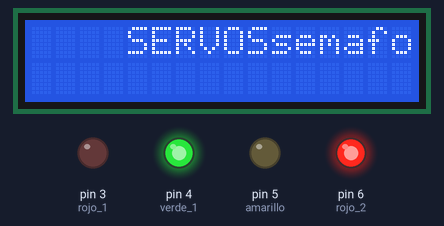
The sketch below on a simulated Arduino Uno, built with avr-gcc and run on an emulated ATmega328P. On the bench: 16×2 character LCD, output pins drawn as LEDs (lit = HIGH).

Above: at 0.21 s.
At 0.81 s:
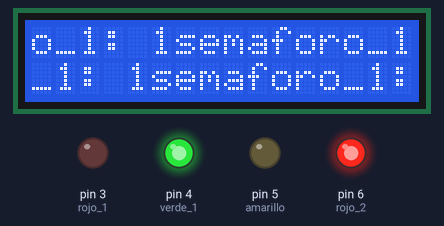
At 1.71 s:
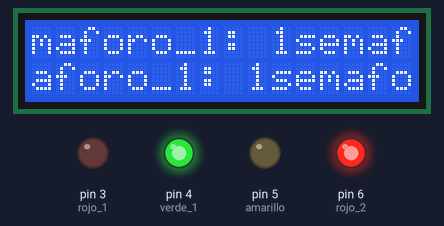
At 3.22 s:
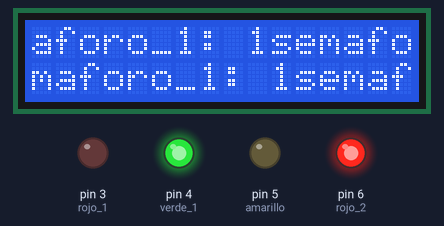
Timing chart, 0 to 4.7 s (numbered marks = the images above):
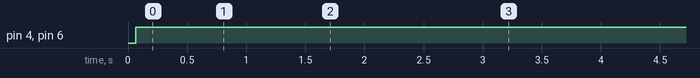

Measured:
- by itself, pin 4 (verde_1), pin 6 (rojo_2): LOW → HIGH at 0.06 s
- by itself, everything shown: repeats every 3.0 s, in 10 steps

The sketch:

Semaforo.ino
```cpp
#include <LiquidCrystal.h>

#define sh_1 1
#define sh_2 2
#define rojo_1 3
#define verde_1 4
#define amarillo 5
#define rojo_2 6
#define verde_2 7
int ind;
int ban = 0;
int cap;
int suma = 0;

LiquidCrystal lcd(8,9,10,12,11,13);  //(rs,e,d4,d5,d6,d7)

void setup() {
  Serial.begin(9600);//iniciailzamos la comunicación
  pinMode(sh_1,INPUT);
  pinMode(sh_2,INPUT);
  pinMode(rojo_1,OUTPUT);
  pinMode(verde_1,OUTPUT);
  pinMode(amarillo,OUTPUT);
  pinMode(rojo_2,OUTPUT);
  pinMode(rojo_2,OUTPUT);
  lcd.begin(16,2);
  lcd.setCursor(4,0);
  lcd.print("SERVOS");

}

void loop() {
  // inicio primer semaforo
  digitalWrite(verde_1,HIGH);
  digitalWrite(rojo_1,LOW);
  digitalWrite(amarillo,LOW);// color amarillo comun para los dos semaforos
  // inicio segundo semaforo
  digitalWrite(verde_2,LOW);
  digitalWrite(rojo_2,HIGH);

  if (ban==0){
     ind = contador (sh_1,suma);
     lcd.print("semaforo_1: ");
     lcd.print(ind);
     }
  if (ind == 5){
     digitalWrite(amarillo,HIGH);
     delay(1000);
     //semaforo 1
     digitalWrite(verde_1,LOW);
     digitalWrite(rojo_1,HIGH);
     //semaforo 2
     digitalWrite(verde_2,HIGH);
     digitalWrite(rojo_2,LOW);
     suma = 0;
     ban = 1;
    }
  if (ban == 1){
     cap = contador (sh_2,suma);
     lcd.print("semaforo_2: ");
     lcd.print(cap);
     if (cap == 5){
        digitalWrite(amarillo,HIGH);
        delay(1000);
       //semaforo 1
       digitalWrite(verde_1,HIGH);
       digitalWrite(rojo_1,LOW);
      //semaforo 2
       digitalWrite(verde_2,LOW);
       digitalWrite(rojo_2,HIGH);
       suma = 0;
       ban = 0;
      }
    }

  }

// Funcion para detecta el pulsador
int contador (int sh,int suma){
    int estado;
    estado = digitalRead(sh);
    if (estado == 0 ){
        suma = suma + 1;
        }
    return (suma);
   }
```
